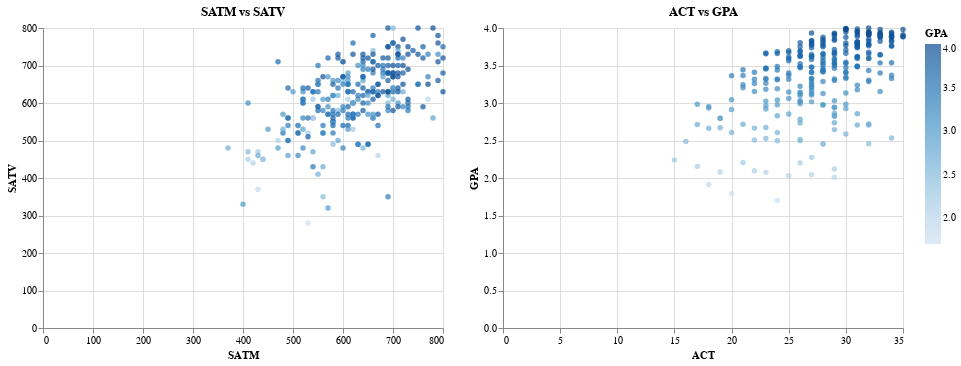

Source (notebook cell):
### Markdown cell above
2. Visualize dataset as scatter plot with linked brushing
  - Two scatterplots
    - SATM and SATV
    - ACT and GPA
  - Linked views with brushing techniques

### Code cell
brush = alt.selection_interval()
color_condition = alt.condition(brush, 'GPA', alt.value('lightgray'))

plot_1 = alt.Chart(college_scores_df, title="SATM vs SATV").mark_point(filled=True).encode(
  x='SATM',
  y='SATV',
  color=color_condition,
  tooltip=(['SATM', 'SATV'])
).add_selection(brush)

plot_2 = alt.Chart(college_scores_df, title="ACT vs GPA").mark_point(filled=True).encode(
  x='ACT',
  y='GPA',
  color=color_condition,
  tooltip=(['ACT', 'GPA'])
).add_selection(brush)

plot_1 | plot_2

### Figure 1 — Vega-Lite specification as saved in the notebook (floating-point values rounded to 4 significant figures; data arrays with more than 128 entries replaced by an {"elided": "..."} marker saying what was removed)
{"config": {"view": {"continuousWidth": 400, "continuousHeight": 300}}, "hconcat": [{"mark": {"type": "point", "filled": true}, "encoding": {"color": {"condition": {"type": "quantitative", "field": "GPA", "selection": "selector054"}, "value": "lightgray"}, "tooltip": [{"type": "quantitative", "field": "SATM"}, {"type": "quantitative", "field": "SATV"}], "x": {"type": "quantitative", "field": "SATM"}, "y": {"type": "quantitative", "field": "SATV"}}, "selection": {"selector054": {"type": "interval"}}, "title": "SATM vs SATV"}, {"mark": {"type": "point", "filled": true}, "encoding": {"color": {"condition": {"type": "quantitative", "field": "GPA", "selection": "selector054"}, "value": "lightgray"}, "tooltip": [{"type": "quantitative", "field": "ACT"}, {"type": "quantitative", "field": "GPA"}], "x": {"type": "quantitative", "field": "ACT"}, "y": {"type": "quantitative", "field": "GPA"}}, "selection": {"selector054": {"type": "interval"}}, "title": "ACT vs GPA"}], "data": {"name": "data-58c4968aa40759a3816deddfec0f8bb6"}, "$schema": "https://vega.github.io/schema/vega-lite/v4.8.1.json", "datasets": {"data-58c4968aa40759a3816deddfec0f8bb6": {"elided": "271 records"}}}
